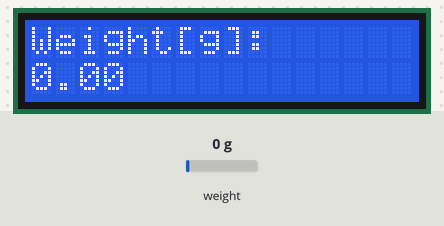
A sketch run on a simulated Arduino Uno, built with avr-gcc and run on an emulated ATmega328P. On the bench: 16×2 character LCD. Inputs (shaded band) come from the test bench; at power-on: weight on the scale 0 g.

Above: at 3.6 s.
3.7 s: weight on the scale set to 100 g
At 4.6 s:
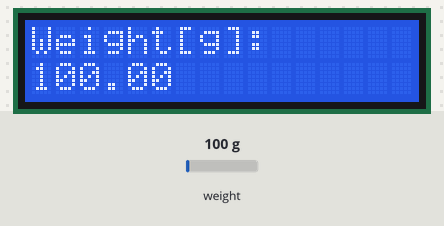
5.2 s: weight on the scale set to 1250 g
At 5.6 s:
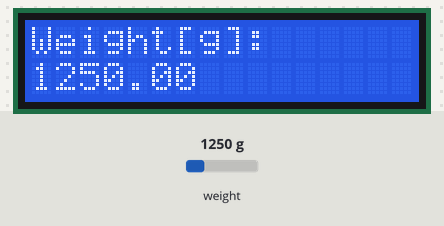
6.7 s: weight on the scale set to 2500 g
At 7.9 s:
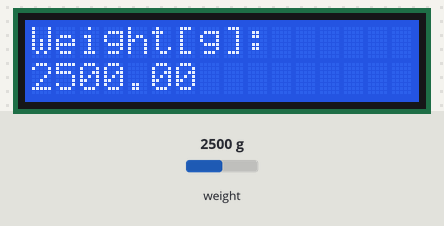
Timing chart, 0 to 9.7 s (numbered marks = the images above; inputs shaded):
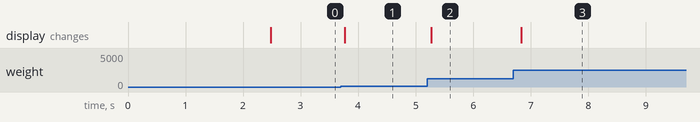

Measured:
- after the input at 3.7 s, the display: changes after 0.07 s (image 1)
- after the input at 5.2 s, the display: changes after 0.07 s (image 2)
- after the input at 6.7 s, the display: changes after 0.13 s (image 3)

The sketch:

Test_loadCell_weight.ino
```cpp
#include <HX711_ADC.h> // HX711 ADC library
#include <Wire.h>
#include <LiquidCrystal_I2C.h> // Make sure you're using the correct library version

HX711_ADC LoadCell(6, 7); // dt = pin 6, sck = pin 7
LiquidCrystal_I2C lcd(0x27, 16, 2); // correct constructor for most newer LiquidCrystal_I2C libraries

void setup() {
  LoadCell.begin();
  LoadCell.start(2000); // 2 second startup delay
  LoadCell.setCalFactor(1000.0); // adjust to calibrate
  lcd.begin(); // no arguments required in many library versions
  lcd.backlight();
}

void loop() {
  LoadCell.update();
  float i = LoadCell.getData();

  lcd.setCursor(0, 0);
  lcd.print("Weight[g]:     "); // padded to clear old values
  lcd.setCursor(0, 1);
  lcd.print(i, 2); // show 2 decimal places
}
```
